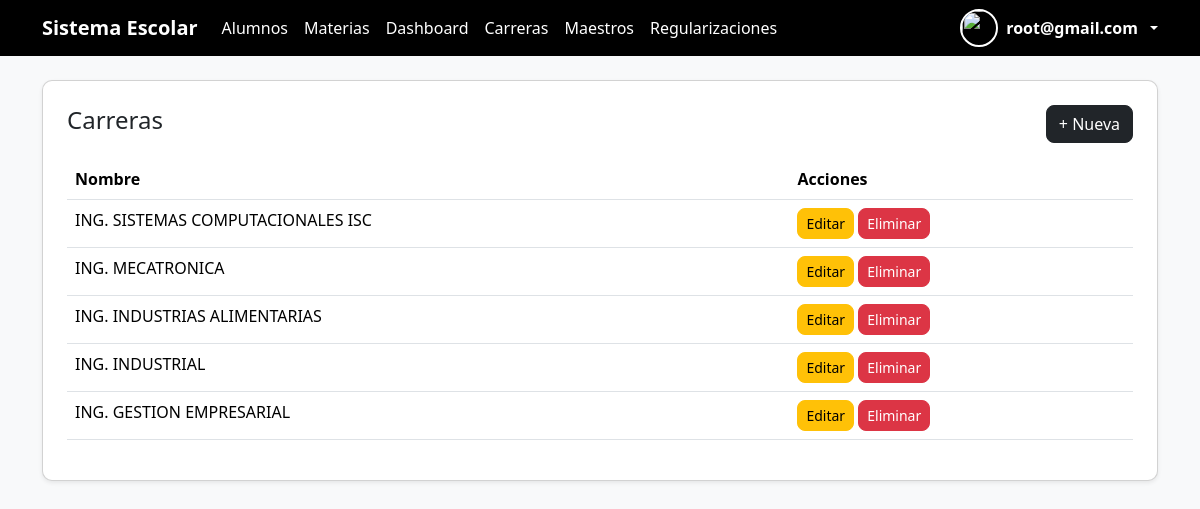
Screenshot of /alumnos/carreras/ (signed in) with the database file from the repository.
### alumnos/models.py (models this page shows, shortened)
class Carrera(models.Model):
    nombre = models.CharField(max_length=100)

### alumnos/views.py (the view)
# urls.py: path('carreras/', views.lista_carreras, name='lista_carreras'),
@login_required
def lista_carreras(request):
    carreras = Carrera.objects.all()
    return render(request, 'alumnos/lista_carreras.html', {
        'carreras': carreras
    })

### alumnos/context_processors.py (called while the page is built)
def roles_usuario(request):
    user = request.user
    if user.is_authenticated:
        return {
            'es_admin': user.is_superuser or user.groups.filter(name='admin').exists(),
            'es_maestro': user.groups.filter(name='maestro').exists(),
            'es_alumno': user.groups.filter(name='alumno').exists(),
        }
    return {}

### alumnos/templates/alumnos/lista_carreras.html (shortened to what this page needs)
{% extends 'base.html' %}
{% block content %}
<div class="card p-4 shadow-sm">
    <div class="d-flex justify-content-between align-items-center mb-3">
        <h4>Carreras</h4>
        <a href="{% url 'crear_carrera' %}" class="btn btn-dark">+ Nueva</a>
    </div>
    <table class="table table-hover">
        <thead>
            <tr>
                <th>Nombre</th>
                <th>Acciones</th>
            </tr>
        </thead>
        <tbody>
            {% for carrera in carreras %}
            <tr>
                <td>{{ carrera.nombre }}</td>
                <td>
                    <button
                        class="btn btn-warning btn-sm"
                        onclick="abrirModalEditarCarrera({{ carrera.id }})">
                        Editar
                    </button>
                    {% if request.user.is_superuser %}
                    <button
                        class="btn btn-danger btn-sm"
                        data-id="{{ carrera.id }}"
                        onclick="confirmarEliminarCarrera(this)">
                        Eliminar
                    </button>
                    {% endif %}
                </td>
            </tr>
            {% empty %}
            <tr>
                <td colspan="2">No hay carreras</td>
            </tr>
            {% endfor %}
        </tbody>
    </table>
</div>
{% endblock %}

### alumnos/templates/base.html (shortened to what this page needs)
{% load static %}
<!DOCTYPE html>
<html lang="es">
<head>
    <link href="https://cdn.jsdelivr.net/npm/bootstrap@5.3.7/dist/css/bootstrap.min.css" rel="stylesheet">
    <link rel="stylesheet" href="https://cdn.jsdelivr.net/npm/bootstrap-icons@1.11.3/font/bootstrap-icons.css">
</head>
<body>
{% if user.is_authenticated %}
<nav class="navbar navbar-expand-lg">
    <div class="container">
        <a class="navbar-brand" href="/alumnos/">
            Sistema Escolar
        </a>
        <div class="collapse navbar-collapse">
            <ul class="navbar-nav me-auto">
                {% if es_admin %}
                    <li class="nav-item">
                        <a class="nav-link" href="/alumnos">Alumnos</a>
                    </li>
                    <li class="nav-item">
                        <a class="nav-link" href="/alumnos/materias/">Materias</a>
                    </li>
                    <li class="nav-item">
                        <a class="nav-link" href="/alumnos/dashboard/">Dashboard</a>
                    </li>
                    <li class="nav-item">
                        <a class="nav-link" href="{% url 'lista_carreras' %}">Carreras</a>
                    </li>
                    <li class="nav-item">
                        <a class="nav-link" href="{% url 'lista_maestros' %}">Maestros</a>
                    </li>
                {% endif %}
                    {% if es_admin or es_maestro %}
                        <li class="nav-item">
                            <a class="nav-link" href="{% url 'lista_regularizaciones' %}">
                                Regularizaciones
                            </a>
                        </li>
                    {% endif %}
            </ul>
<div class="dropdown">
    <a class="d-flex align-items-center gap-2 text-white text-decoration-none dropdown-toggle"
       href="#"
       role="button"
       data-bs-toggle="dropdown">
        {% if es_admin and request.user.directivo %}
            {% if request.user.directivo.foto %}
                <img src="{{ request.user.directivo.foto.url }}" class="avatar-navbar">
            {% else %}
                <img src="{% static 'img/avatar.jpg' %}" class="avatar-navbar">
            {% endif %}
            <div class="d-none d-md-block">
                <div class="fw-bold">{{ request.user.directivo.nombre }}</div>
            </div>
        {% else %}
            <img src="{% static 'img/avatar.jpg' %}" class="avatar-navbar">
            <div class="d-none d-md-block">
                <div class="fw-bold">{{ request.user.username }}</div>
            </div>
        {% endif %}
    </a>
</div>
        </div>
    </div>
</nav>
{% endif %}
<div class="container mt-4">
    {% block content %}
    {% endblock %}
</div>
<div id="toast-container" class="position-fixed top-0 end-0 p-3" style="z-index: 9999;"></div>
</body>
</html>

### alumnos/templates/base.html (style rules this page uses)
body { background-color: #f8f9fa; }
.navbar { background-color: black; }
.navbar-brand { font-weight: bold; color: white; }
.nav-link { color: white; }
.card { border-radius: 10px; }
.btn { border-radius: 8px; }
.avatar-navbar { width:38px; height:38px; border-radius:50%; object-fit:cover; border:2px solid white; }

### rows the page displays
Carrera: nombre "ING. SISTEMAS COMPUTACIONALES ISC"
Carrera: nombre "ING. MECATRONICA"
Carrera: nombre "ING. INDUSTRIAS ALIMENTARIAS"
Carrera: nombre "ING. INDUSTRIAL"
Carrera: nombre "ING. GESTION EMPRESARIAL"

### other values shown
{{ request.user.username }} "root@gmail.com"
